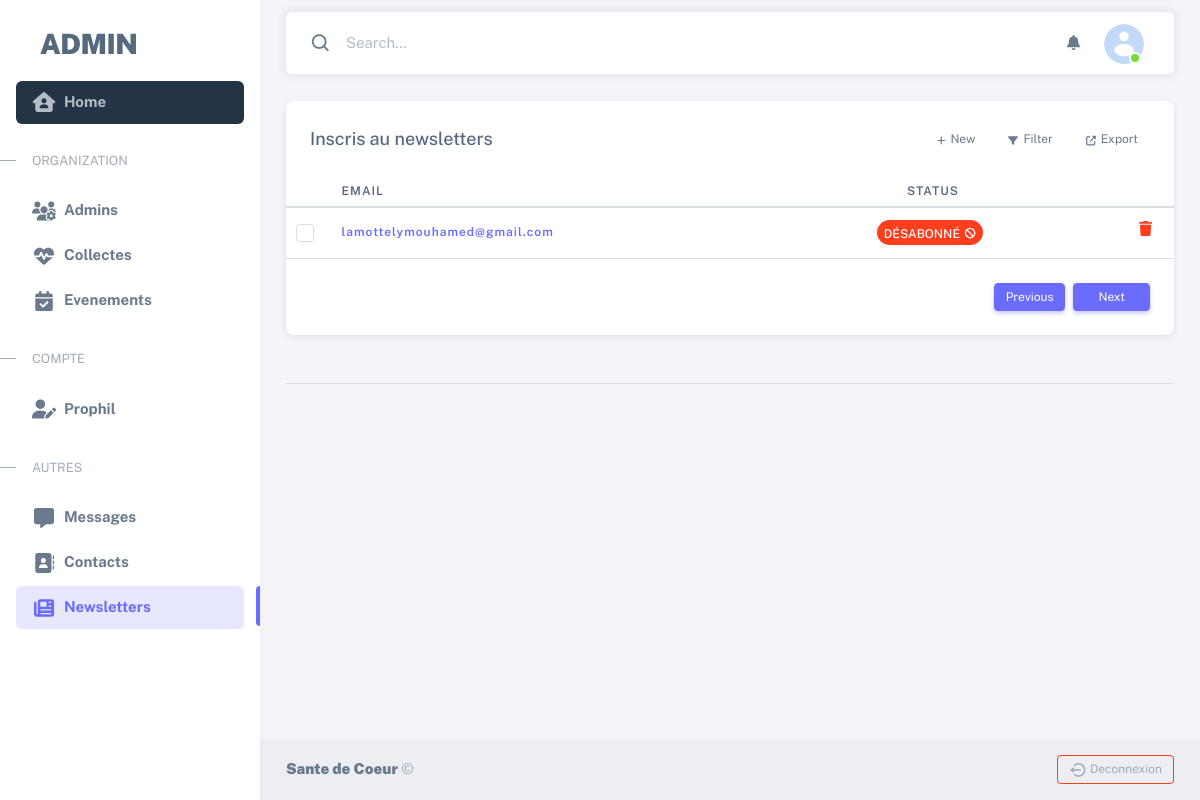
Page /sante/newsletters/ (signed in) on the committed database.
### administration/models.py (models this page shows, shortened)
class Site(models.Model):
    name = models.CharField(max_length=50)
    logo = models.FileField(upload_to='site/')
    avatar = models.ImageField(upload_to='site/')
    favicon = models.FileField(upload_to='Site/')
    class Meta:
        verbose_name = ("site")
        verbose_name_plural = ("sites")

class Newsletters(models.Model):
    date = models.DateField(auto_now_add=True)
    email = models.EmailField(max_length=254, unique=True)
    class Meta:
        verbose_name = 'Newsletter'
        verbose_name_plural = 'Newsletters'

### administration/views.py (the view)
# urls.py: path('newsletters/', list_newsletters, name='newsletters'),
def list_newsletters(request):
    newsletters = Newsletters.objects.all().order_by('-date')
    context = {
        "newsletters" : newsletters
    }
    return render(request, 'administration/pages/contacts/newsletters.html', context)

### context_processor.py (called while the page is built)
def all_context(request):
    user = request.user
    try :
        site = Site.objects.get(pk = 1)
    except Site.DoesNotExist :
        site = None
    try :
        avatar = Avatar.objects.get(pk = user.pk)
    except Avatar.DoesNotExist :
        avatar = None
    context = {
        'avatar' : avatar,
        'site' : site
    }
    return context

### administration/templates/administration/pages/contacts/newsletters.html (shortened to what this page needs)
{% extends "bases/sneat.html" %}
{% load static %}
{% block main %}
<div class="container-xxl flex-grow-1 container-p-y">
    {% if user.is_superuser %}
    <div class="card z-index-1" id="recentPurchaseTable" data-list='{"valueNames":["name","email","product","payment","amount"],"page":7,"pagination":true}'>
        <div class="card-header">
          <div class="row flex-between-center">
            <div class="col-6 col-sm-auto d-flex align-items-center pe-0">
              <h5 class="fs-0 mb-0 text-nowrap py-2 py-xl-0">Inscris au newsletters</h5>
            </div>
            <div class="col-6 col-sm-auto ms-auto text-end ps-0">
              <div id="table-purchases-replace-element"><button class="btn btn-falcon-default btn-sm" type="button"><span class="fas fa-plus" data-fa-transform="shrink-3 down-2"></span><span class="d-none d-sm-inline-block ms-1">New</span></button><button class="btn btn-falcon-default btn-sm mx-2" type="button"><span class="fas fa-filter" data-fa-transform="shrink-3 down-2"></span><span class="d-none d-sm-inline-block ms-1">Filter</span></button><button class="btn btn-falcon-default btn-sm" type="button"><span class="fas fa-external-link-alt" data-fa-transform="shrink-3 down-2"></span><span class="d-none d-sm-inline-block ms-1">Export</span></button></div>
            </div>
          </div>
        </div>
        <div class="card-body px-0 py-0">
          <div class="table-responsive scrollbar">
            <table class="table table-sm fs--1 mb-0 overflow-hidden">
              <thead class="bg-200 text-900">
                <tr>
                  <th class="white-space-nowrap">
                  </th>
                  <th class="sort pe-1 align-middle white-space-nowrap" data-sort="product">Email</th>
                  <th class="sort pe-1 align-middle white-space-nowrap text-center" data-sort="payment">Status</th>
                  <th class="no-sort pe-1 align-middle data-table-row-action"></th>
                </tr>
              </thead>
              <tbody class="list" id="table-purchase-body">
                {% for newsletter in newsletters %}
                <tr class="btn-reveal-trigger">
                  <td class="align-middle" style="width: 28px;">
                    <div class="form-check mb-0"><input class="form-check-input" type="checkbox" id="recent-purchase-13" data-bulk-select-row="data-bulk-select-row" /></div>
                  </td>
                  <th class="align-middle white-space-nowrap email text-lowercase"><a href="mailto:{{ newsletter.email }}">{{newsletter.email}} </a></th>
                  <td class="align-middle text-center fs-0 white-space-nowrap payment">
                    {% if newsletter.status == "abonne" %}
                    <span class="badge badge rounded-pill bg-success">Abonné<span class="ms-1 fas fa-check-circle" data-fa-transform="shrink-2">
                    {% else %}
                    <span class="badge badge rounded-pill bg-danger">Désabonné<span class="ms-1 fas fa-ban" data-fa-transform="shrink-2">
                    {% endif %}
                    </span>
                </span></td>
                  <td class="align-middle white-space-nowrap text-end">
                    <div class="font-sans-serif position-static d-inline-block">
                        <button class="btn btn-link text-600 btn-sm btn-reveal float-end" type="button" id="dropdown13" >
                            <span class="text-danger fas fa-trash fs--1"></span></button>
                    </div>
                  </td>
                </tr>
                {% endfor %}
              </tbody>
            </table>
          </div>
        </div>
        <div class="card-footer">
          <div class="row align-items-center">
            <div class="col">
              <p class="mb-0 fs--1"></p>
            </div>
            <div class="col-auto d-flex"><button class="btn btn-sm btn-primary" type="button" data-list-pagination="prev"><span>Previous</span></button><button class="btn btn-sm btn-primary px-4 ms-2" type="button" data-list-pagination="next"><span>Next</span></button></div>
          </div>
        </div>
    </div>
      <hr class="my-5" />
    {% endif %}
  </div>
{% endblock main %}

### sante_coeur/templates/compenents/navs/navbar.html (shortened to what this page needs)
<nav
class="layout-navbar container-xxl navbar navbar-expand-xl navbar-detached align-items-center bg-navbar-theme"
id="layout-navbar"
>
<div class="navbar-nav-right  d-flex align-items-center" id="navbar-collapse">
  <form method= 'GET' action = '' >
  <div class="navbar-nav align-items-center">
    <div class="nav-item d-flex align-items-center">
      <i class="bx bx-search fs-4 lh-0"></i>
      <input
        type="text"
        class="form-control border-0 shadow-none"
        placeholder="Search..."
        aria-label="Search..."
      />
    </div>
</div>
</form>
  <ul class="navbar-nav flex-row align-items-center ms-auto">
    <li class="nav-item lh-1 me-3">
      <span class='fas fa-bell'></span>
    </li>
    <li class="nav-item navbar-dropdown dropdown-user dropdown">
      <a class="nav-link dropdown-toggle hide-arrow" href="javascript:void(0);" data-bs-toggle="dropdown">
        <div class="avatar avatar-online">
          {% if avatar %}
                  <img src="{{ avatar.avatar.url }}" alt class="w-px-40 h-px-40 rounded-circle" />
                  {% else %}
                  <img src="{{ site.avatar.url }}" alt class="w-px-40 h-px-40 rounded-circle" />
            {% endif %}
        </div>
      </a>
    </li>
  </ul>
</div>
</nav>

### rows in the picture
Site: avatar (placeholder picture)
Newsletters: email "lamottelymouhamed@gmail.com"
